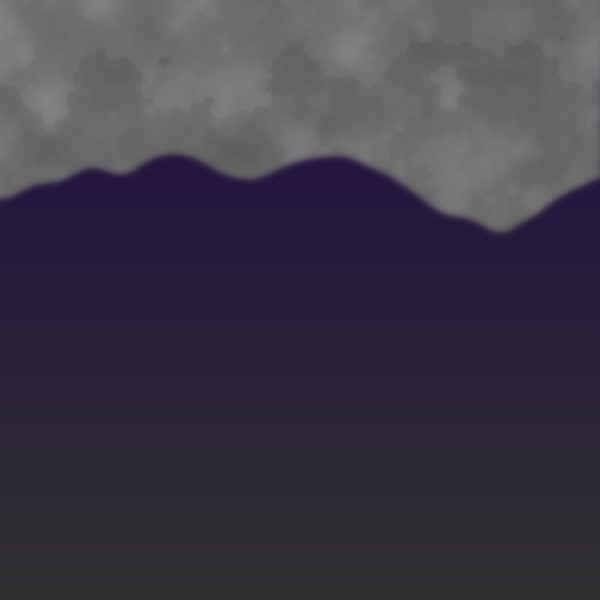
Frame 1 (no input)
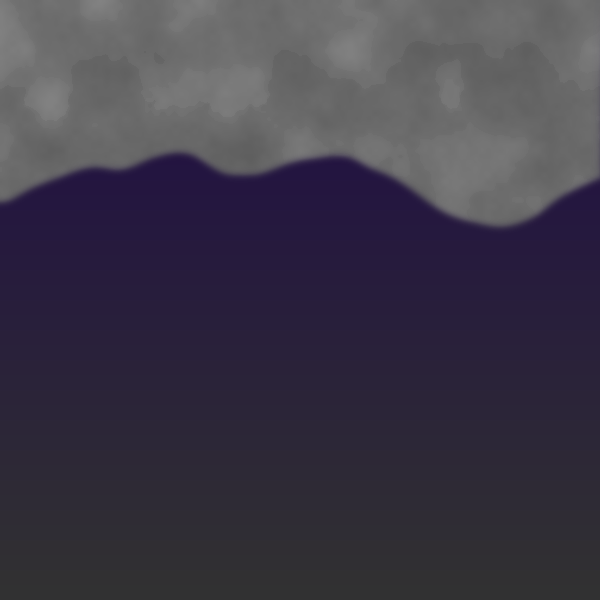
Frame 60 (the mouse pressed at the canvas centre just before this capture)
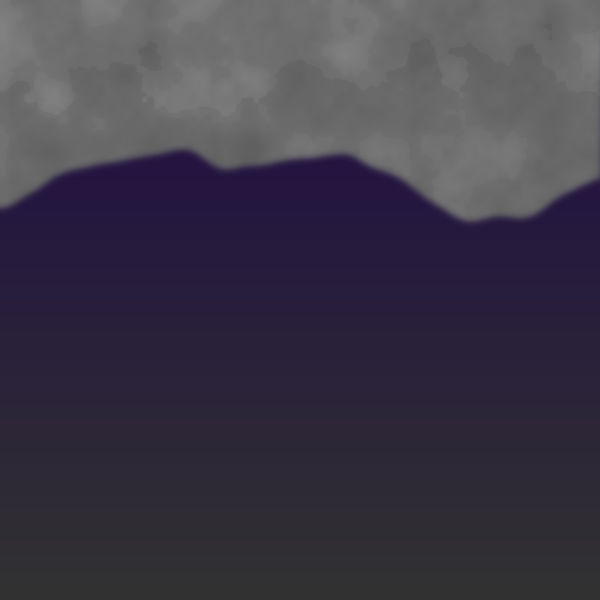
Frame 120 (the mouse held since frame 60 and released just before this capture)

The Processing sketch that drew these frames (run headless with seeded random() and noise(); from frame 60 on, the mouse is pressed at the canvas centre):

// Processing sketch: storm
// ── storm.pde
PImage clouds;
PImage sky;

void setup() {
  size(600, 600);
  
  sky = drawSky();
  
  clouds = drawClouds();
  image(clouds, 0, 0);
}

void draw() {
  clouds = drawClouds();
  
  image(sky, 0, 0);
  image(clouds, 0, 0);
}

// ── cloud.pde
float time = 0;
PImage drawClouds() {
  background(0, 0);
  float scl = 0.02;
  loadPixels();
  for(int x = 0; x < width; x++) {
    for(int y = 0; y < height / 2; y++) {
      int index = x + y * width;
      float val = noise(x * scl, y * scl, time * 2);
      
      float h = 0;
      if(y < height / 6 + map(val, 0, 1, -100, 100)) {
        h = 5;
      }
      
      color col;
      if(val > 0.5) {
        col = color(map(val, 0, 1, 90, 135) + h);
      } else {
        col = color(map(val, 0, 1, 90, 130) + h);
      }

      pixels[index] = col;
    }
  }
  updatePixels();
  
  PImage cloud = get();
  
  background(0);
  noStroke();
  fill(255);
  beginShape();
  vertex(width, 0);
  vertex(0, 0);
  vertex(0, height * 0.3);
  for(float i = 0; i < width; i++) {
    float val = noise(i / 250, time);
    
    vertex(i, height * 0.3 + map(val, 0, 1, -height * 0.15, height * 0.15));
  }
  endShape(CLOSE);
  filter(BLUR, 3);
  time += 0.001;
  
  cloud.mask(get());
  return cloud;
}

// ── sky.pde
PImage drawSky() {
  background(0);
  for(int i = 0; i < height; i++) {
    float r = map(i, 0, height, 30, 50);
    float g = map(i, 0, height, 10, 50);
    float b = map(i, 0, height, 70, 50);
    noStroke();
    fill(r, g, b);
    rect(0, i, width, 1);
  }
  
  return get();
}
